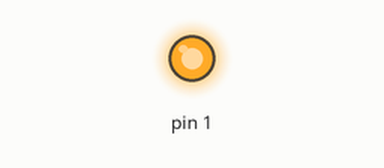
Bench run of a sketch on a simulated Arduino Uno, built with avr-gcc and run on an emulated ATmega328P. Parts: output pins drawn as LEDs (lit = HIGH). No radio packets arrive unless stated.

Above: at 0.1 s.
Timing chart, 0 to 1.6 s (numbered marks = the images above):
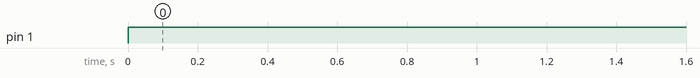

Measured:
- by itself, pin 1: LOW → HIGH at 0.00 s

The sketch:

Transmisor_RF.ino
```cpp
#include <VirtualWire.h>  // you must download and install the VirtualWire.h to your hardware/libraries folder
#undef int
#undef abs
#undef double
#undef float
#undef round

void setup()
{
     // Initialise the IO and ISR
    vw_set_ptt_inverted(true); // Required for RF Link module
    vw_setup(2000);                 // Bits per sec
    vw_set_tx_pin(0);                // pin 3 is used as the transmit data out into the TX Link module, change this as per your needs
    pinMode(1,OUTPUT);
}

void loop()
{
    const char *msg = "ttttttt";       // this is your message to send

   //vw_send((uint8_t *)msg, strlen(msg));
   //vw_wait_tx();   // Wait for message to finish
   analogWrite(1,255);
   delay(200);
}
```
